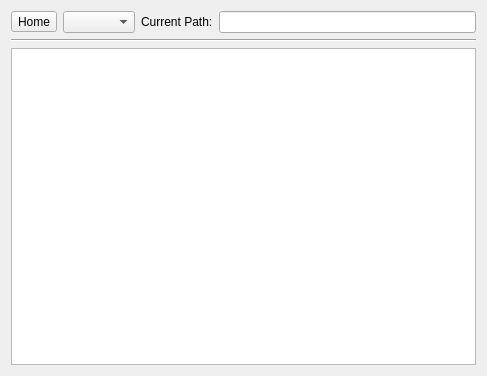
<?xml version="1.0" encoding="UTF-8"?>
<ui version="4.0">
 <class>BrowserWidget</class>
 <widget class="QWidget" name="BrowserWidget">
  <property name="geometry">
   <rect>
    <x>0</x>
    <y>0</y>
    <width>487</width>
    <height>376</height>
   </rect>
  </property>
  <property name="windowTitle">
   <string>Form</string>
  </property>
  <layout class="QVBoxLayout" name="verticalLayout">
   <item>
    <layout class="QHBoxLayout" name="horizontalLayout">
     <item>
      <widget class="QToolButton" name="homeButton">
       <property name="text">
        <string>Home</string>
       </property>
       <property name="toolButtonStyle">
        <enum>Qt::ToolButtonTextBesideIcon</enum>
       </property>
      </widget>
     </item>
     <item>
      <widget class="QComboBox" name="driveList"/>
     </item>
     <item>
      <widget class="QLabel" name="pathLabel">
       <property name="text">
        <string>Current Path:</string>
       </property>
      </widget>
     </item>
     <item>
      <widget class="QLineEdit" name="currentPath"/>
     </item>
    </layout>
   </item>
   <item>
    <widget class="Line" name="line">
     <property name="orientation">
      <enum>Qt::Horizontal</enum>
     </property>
    </widget>
   </item>
   <item>
    <widget class="FileSystemView" name="fileSystemView"/>
   </item>
  </layout>
 </widget>
 <customwidgets>
  <customwidget>
   <class>FileSystemView</class>
   <extends>QTableView</extends>
   <header>filesystemview.h</header>
  </customwidget>
 </customwidgets>
 <resources/>
 <connections/>
</ui>
